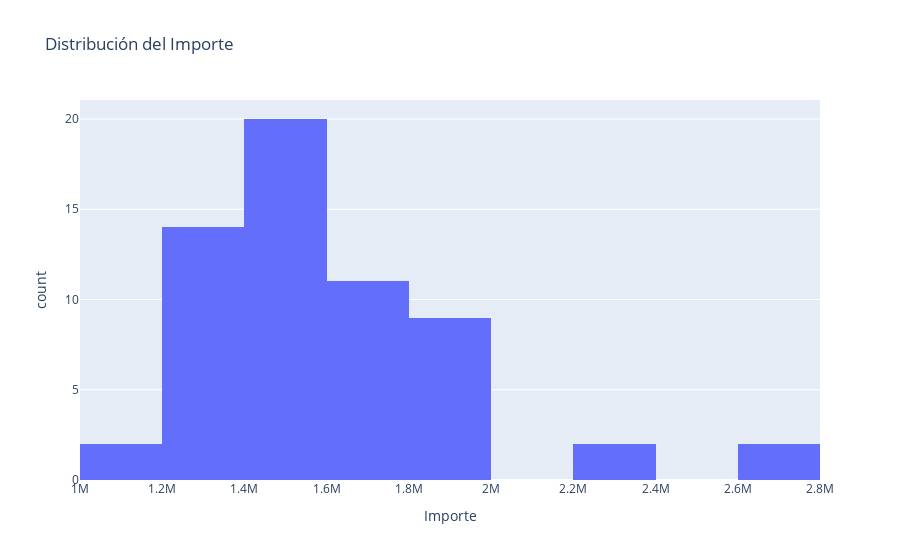

This figure's notebook cell:
### Code cell
import plotly.express as px

fig = px.histogram(up_data, x="Importe", nbins=10, title="Distribución del Importe")
fig.show()

### Figure 1 — Plotly figure (JSON) as saved in the notebook; plotly's stock layout.template omitted (floating-point values rounded to 4 significant figures)
{"data": [{"alignmentgroup": "True", "bingroup": "x", "hovertemplate": "Importe=%{x}<br>count=%{y}<extra></extra>", "legendgroup": "", "marker": {"color": "#636efa", "pattern": {"shape": ""}}, "name": "", "nbinsx": 10, "offsetgroup": "", "orientation": "v", "showlegend": false, "type": "histogram", "x": [1237500, 1427400, 1427400, 1453920, 1793220, 1512420, 1933620, 1263600, 1933620, 1512420, 1288560, 1184820, 1184820, 2268240, 1793220, 1898520, 1987440, 1746420, 1427400, 1281540, 1987440, 1769820, 1746420, 1386060, 1797120, 1510080, 1797120, 1793220, 1898520, 1797120, 2652780, 1872000, 1275300, 1386060, 2238600, 1898520, 2652780, 1275300, 1326780, 1287000, 1769820, 1242400, 1512420, 1551200, 1551200, 1551200, 1464000, 1551200, 1551200, 1215200, 1464000, 1791200, 1427400, 1464000, 1551200, 1464000, 1258500, 1372500, 1881750, 1512420], "xaxis": "x", "yaxis": "y"}], "layout": {"barmode": "relative", "legend": {"tracegroupgap": 0}, "title": {"text": "Distribución del Importe"}, "xaxis": {"anchor": "y", "domain": [0, 1], "title": {"text": "Importe"}}, "yaxis": {"anchor": "x", "domain": [0, 1], "title": {"text": "count"}}}}
